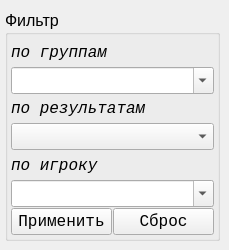
      <widget class="QWidget" name="tab_1">
       <attribute name="title">
        <string>ГР</string>
       </attribute>
       <widget class="QGroupBox" name="groupBox_filter_group_4">
        <property name="geometry">
         <rect>
          <x>5</x>
          <y>10</y>
          <width>215</width>
          <height>231</height>
         </rect>
        </property>
        <property name="font">
         <font>
          <pointsize>12</pointsize>
          <weight>50</weight>
          <bold>false</bold>
         </font>
        </property>
        <property name="title">
         <string>Фильтр</string>
        </property>
        <layout class="QVBoxLayout" name="verticalLayout_12">
         <property name="spacing">
          <number>1</number>
         </property>
         <property name="leftMargin">
          <number>3</number>
         </property>
         <property name="topMargin">
          <number>3</number>
         </property>
         <property name="rightMargin">
          <number>3</number>
         </property>
         <property name="bottomMargin">
          <number>3</number>
         </property>
         <item>
          <layout class="QVBoxLayout" name="verticalLayout_13">
           <property name="spacing">
            <number>1</number>
           </property>
           <item>
            <widget class="QLabel" name="label_71">
             <property name="font">
              <font>
               <family>Courier New</family>
               <pointsize>12</pointsize>
               <italic>true</italic>
              </font>
             </property>
             <property name="text">
              <string>по группам</string>
             </property>
            </widget>
           </item>
           <item>
            <widget class="QComboBox" name="comboBox_filter_group">
             <property name="editable">
              <bool>true</bool>
             </property>
            </widget>
           </item>
           <item>
            <widget class="QLabel" name="label_72">
             <property name="font">
              <font>
               <family>Courier New</family>
               <pointsize>12</pointsize>
               <italic>true</italic>
              </font>
             </property>
             <property name="text">
              <string>по результатам</string>
             </property>
            </widget>
           </item>
           <item>
            <widget class="QComboBox" name="comboBox_filter_played"/>
           </item>
           <item>
            <widget class="QLabel" name="label_73">
             <property name="font">
              <font>
               <family>Courier New</family>
               <pointsize>12</pointsize>
               <italic>true</italic>
              </font>
             </property>
             <property name="text">
              <string>по игроку</string>
             </property>
            </widget>
           </item>
           <item>
            <widget class="QComboBox" name="comboBox_find_name">
             <property name="font">
              <font>
               <pointsize>12</pointsize>
              </font>
             </property>
             <property name="editable">
              <bool>true</bool>
             </property>
            </widget>
           </item>
          </layout>
         </item>
         <item>
          <layout class="QHBoxLayout" name="horizontalLayout_32">
           <property name="spacing">
            <number>1</number>
           </property>
           <item>
            <widget class="QPushButton" name="Button_filter_gr">
             <property name="font">
              <font>
               <family>Courier New</family>
               <pointsize>12</pointsize>
               <weight>50</weight>
               <bold>false</bold>
              </font>
             </property>
             <property name="text">
              <string>Применить</string>
             </property>
            </widget>
           </item>
           <item>
            <widget class="QPushButton" name="Button_reset_filter_gr">
             <property name="font">
              <font>
               <family>Courier New</family>
               <pointsize>12</pointsize>
               <weight>50</weight>
               <bold>false</bold>
              </font>
             </property>
             <property name="text">
              <string>Сброс</string>
             </property>
            </widget>
           </item>
          </layout>
         </item>
        </layout>
       </widget>
      </widget>
